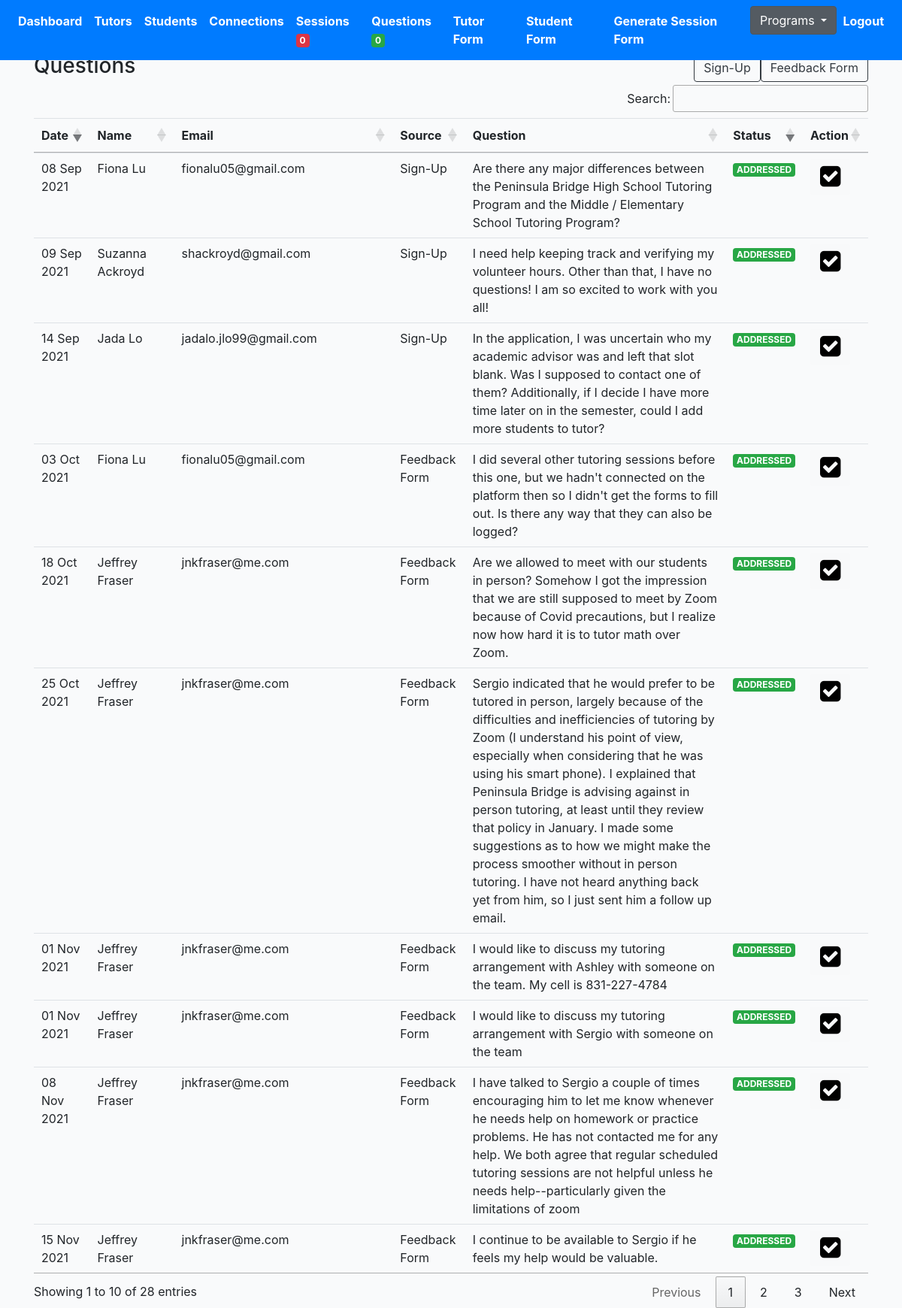
The page /tutoring/questions/ (signed in) on the database its author committed.
### profiles/models.py (models this page shows, shortened)
class Question(models.Model):
    tutor = models.ForeignKey(Profile, on_delete=models.CASCADE, related_name='tutor_question')
    question = models.TextField(null=True, blank=True, max_length=1000)
    action = models.BooleanField(default=False)
    status = models.CharField(null=True, blank=True, max_length=200, choices=QUESTION_STATUS_CHOICES)
    updated = models.DateTimeField(auto_now=True)
    created = models.DateTimeField(auto_now_add=True)
    source = models.CharField(null=True, blank=True, max_length=200)

class Profile(models.Model):
    role = models.CharField(max_length=200, choices=ROLE_CHOICES_PROFILE, null=True)
    avatar = models.ImageField(default='avatar.png', upload_to='avatars/')
    first_name = models.CharField(max_length=200, blank=True)
    last_name = models.CharField(max_length=200, blank=True)
    email = models.EmailField(max_length=200, blank=True)
    student_grade = models.CharField(null=True, blank=True, max_length=200, choices=STUDENT_GRADE_CHOICES)
    grade = models.CharField(null=True, blank=True, max_length=200, choices=GRADE_CHOICES)
    academic_advisor = models.ForeignKey(Academicadvisor, null=True, blank=True, on_delete=models.CASCADE, related_name='academic_advisor')
    academic_advisor_email = models.EmailField(max_length=200, blank=True)
    subjects = models.ManyToManyField(Subject, blank=True, related_name='subjects')
    school = models.CharField(max_length=200, blank=True)
    friends = models.ManyToManyField("self", blank=True, related_name='testfriends')
    updated = models.DateTimeField(auto_now=True)
    created = models.DateTimeField(auto_now_add=True)
    slug = models.SlugField(unique=True, blank=True)
    flag = models.BooleanField(default=False)
    parent1_first_name = models.CharField(max_length=200, blank=True)
    parent1_last_name = models.CharField(max_length=200, blank=True)
    parent1_phone = models.CharField(max_length=200, blank=True)
    parent1_email = models.EmailField(max_length=200, blank=True)
    student_capacity = models.IntegerField(null=True, blank=True)
    phone = models.CharField(max_length=200, blank=True)
    question = models.TextField(null=True, blank=True, max_length=1000)
    languages = models.ManyToManyField(Language, blank=True, related_name='subjects')
    comfortable_share_phone = models.BooleanField(default=False)
    permission_share_grade = models.BooleanField(default=False)
    optional_school_loop_profile_link = models.TextField(null=True, blank=True, max_length=500)
    optional_school_loop_username = models.TextField(null=True, blank=True, max_length=500)
    optional_school_loop_password = models.TextField(null=True, blank=True, max_length=500)
    parent_languages = models.CharField(null=True, blank=True, max_length=200, choices=LANGUAGE_CHOICES)
    age = models.IntegerField(null=True, blank=True)
    ethnic = models.CharField(null=True, blank=True, max_length=200, choices=ETHNIC_CHOICES)
    note = models.TextField(null=True, blank=True, max_length=1000)
    interest = models.ManyToManyField(Interest, blank=True, related_name='interest')
    check = models.CharField(null=True, blank=True, max_length=200, choices=YES_NO)
    status = models.CharField(null=True, blank=True, max_length=200, choices=PROFILE_STATUS, default='active')
    connect_virtual = models.BooleanField(default=False)
    __initial_first_name = None
    __initial_last_name = None
    def __init__(self, *args, **kwargs):
        super().__init__(*args, **kwargs)
        self.__initial_first_name = self.first_name
        self.__initial_last_name = self.last_name

### profiles/views.py (the view)
# urls.py: path('questions/', QuestionListView.as_view(), name='question-list-view'),
@method_decorator(login_required, name='dispatch')
@method_decorator(allowed_users(allowed_roles=['tutor', 'admin']), name='dispatch')
class QuestionListView(ListView):
    model = Question
    template_name = 'tutor/question-list.html'
    def get_queryset(self):
        qs = Question.objects.all().order_by('status').reverse()
        return qs

### cprofiles/context_processors.py (called while the page is built)
def choice_question(request):
    if(request.user.id):
        choice_unanswered_question_num = Question.objects.filter(status="UNANSWERED").count()
        choice_session_flag_num = Session.objects.filter(flag=True).count()
        return {
            'choice_unanswered_question_num' : choice_unanswered_question_num,
            'choice_session_flag_num' : choice_session_flag_num
        }
    return {}

### middleschool/context_processors.py (called while the page is built)
def middle_school_question(request):
    if(request.user.id):
        middle_school_unanswered_question_num = Question.objects.filter(status="UNANSWERED").count()
        middle_school_session_flag_num = Session.objects.filter(flag=True).count()
        return {
            'middle_school_unanswered_question_num' : middle_school_unanswered_question_num,
            'middle_school_session_flag_num' : middle_school_session_flag_num
        }
    return {}

### mprofiles/context_processors.py (called while the page is built)
def mentor_question(request):
    if(request.user.id):
        mentor_unanswered_question_num = Question.objects.filter(status="UNANSWERED").count()
        mentor_session_flag_num = Session.objects.filter(flag=True).count()
        return {
            'mentor_unanswered_question_num' : mentor_unanswered_question_num,
            'mentor_session_flag_num' : mentor_session_flag_num
        }
    return {}

### profiles/context_processors.py (called while the page is built)
def high_school_question(request):
    if(request.user.id):
        high_school_unanswered_question_num = Question.objects.filter(status="UNANSWERED").count()
        high_school_session_flag_num = Session.objects.filter(flag=True).count()
        return {
            'high_school_unanswered_question_num' : high_school_unanswered_question_num,
            'high_school_session_flag_num' : high_school_session_flag_num
        }
    return {}

### templates/tutor/question-list.html (shortened to what this page needs)
{% extends 'base.html' %}
{% load static %}
{% block stylesheet %}{% static '/css/my_invites.css' %}{% endblock %}
{% block content %}
<div class="row">
    <div class="col-auto mr-auto">
        <h3>Questions</h3>
    </div>
    <div class="col-auto">
        <div class="btn-group" role="group" aria-label="Basic example">
            <form action="{% url 'profiles:search-question' %}" method="POST">
                <button type="submit" class="btn btn-outline-dark">Sign-Up</button>
            </form>
            <form action="{% url 'profiles:search-question' %}" method="POST">
                <button type="submit" class="btn btn-outline-dark">Feedback Form</button>
            </form>
        </div>
    </div>
</div>
<div class="table-responsive-lg">
    <table id="myTable" class="table">
        <thead>
            <tr>
                <th scope="col">Date</th>
                <th scope="col">Name</th>
                <th scope="col">Email</th>
                <th scope="col">Source</th>
                <th scope="col">Question</th>
                <th scope="col">Status</th>
                <th scope="col">Action</th>
            </tr>
        </thead>
        <tbody>
            {% for obj in object_list %}
            <tr>
                <td>{{obj.created|date:"d M Y"}}</td>
                <td>{{obj.tutor.first_name}} {{obj.tutor.last_name}}</td>
                <td>{{obj.tutor.email}}</td>
                <td>{{obj.source}}</td>
                <td>{{obj.question}}</td>
                <td>
                {% if obj.status == 'ADDRESSED' %}
                <div class="status{{obj.id}}"><span class="badge badge-success">ADDRESSED</span></div>
                {% elif obj.status == 'UNANSWERED' %}
                <div class="status{{obj.id}}"><span class="badge badge-danger">UNANSWERED</span></div>
                {% endif %}
                </td>
                <td>
                    <form action="{% url 'profiles:action-question' %}" method="POST" class='like-form' id='{{obj.id}}'>
                    <button type="submit" class="like_btn btn btn-light like-btn{{obj.id}}">
                        {% if obj.action == False %}
                        <i class="fa fa-check-square fa-2x thumb{{obj.id}}" style="color:grey"></i>
                        {% else %}
                        <i class="fa fa-check-square fa-2x thumb{{obj.id}}"style="color:black"></i>
                        {% endif %}
                    </button>
                    </form>
                </td>
            </tr>
            {% endfor %}
        </tbody>
    </table>
</div>
{% endblock content %}

### core/static/css/base.css (style rules this page uses)
body { background:#FAFAFA; }

### core/static/css/my_invites.css (style rules this page uses)
body { margin-top:20px; background:#FAFAFA; }
body { background-color: #f9fafb; margin-top:0px; }

### rows shown on the page
Question: created "08 Sep 2021", tutor.first_name "Fiona", tutor.last_name "Lu", tutor.email "fionalu05@gmail.com", source "Sign-Up", question "Are there any major differences between the Peninsula Bridge High School Tutoring Program and the Middle / Elementary School Tutoring Program?"
Question: created "09 Sep 2021", tutor.first_name "Suzanna", tutor.last_name "Ackroyd", tutor.email "shackroyd@gmail.com", source "Sign-Up", question "I need help keeping track and verifying my volunteer hours. Other than that, I have no questions! I am so excited to work with you all!"
Question: created "14 Sep 2021", tutor.first_name "Jada", tutor.last_name "Lo", tutor.email "jadalo.jlo99@gmail.com", source "Sign-Up", question "In the application, I was uncertain who my academic advisor was and left that slot blank. Was I supposed to contact one of them? Additionally, if I decide I have more time later on in the semester, could I add more students to tutor?"
Question: created "03 Oct 2021", tutor.first_name "Fiona", tutor.last_name "Lu", tutor.email "fionalu05@gmail.com", source "Feedback Form", question "I did several other tutoring sessions before this one, but we hadn't connected on the platform then so I didn't get the forms to fill out. Is there any way that they can also be logged?"
Question: created "18 Oct 2021", tutor.first_name "Jeffrey", tutor.last_name "Fraser", tutor.email "jnkfraser@me.com", source "Feedback Form", question "Are we allowed to meet with our students in person? Somehow I got the impression that we are still supposed to meet by Zoom because of Covid precautions, but I realize now how hard it is to tutor math over Zoom."
Question: created "25 Oct 2021", tutor.first_name "Jeffrey", tutor.last_name "Fraser", tutor.email "jnkfraser@me.com", source "Feedback Form", question "Sergio indicated that he would prefer to be tutored in person, largely because of the difficulties and inefficiencies of tutoring by Zoom (I understand his point of view, especially when considering that he was using his smart phone). I explained that Peninsula Bridge is advising against in person tutoring, at least until they review that policy in January. I made some suggestions as to how we might make the process smoother without in person tutoring. I have not heard anything back yet from him, so I just sent him a follow up email."
Question: created "01 Nov 2021", tutor.first_name "Jeffrey", tutor.last_name "Fraser", tutor.email "jnkfraser@me.com", source "Feedback Form", question "I would like to discuss my tutoring arrangement with Ashley with someone on the team. My cell is 831-227-4784"
Question: created "01 Nov 2021", tutor.first_name "Jeffrey", tutor.last_name "Fraser", tutor.email "jnkfraser@me.com", source "Feedback Form", question "I would like to discuss my tutoring arrangement with Sergio with someone on the team"
Question: created "08 Nov 2021", tutor.first_name "Jeffrey", tutor.last_name "Fraser", tutor.email "jnkfraser@me.com", source "Feedback Form", question "I have talked to Sergio a couple of times encouraging him to let me know whenever he needs help on homework or practice problems. He has not contacted me for any help. We both agree that regular scheduled tutoring sessions are not helpful unless he needs help--particularly given the limitations of zoom"
Question: created "15 Nov 2021", tutor.first_name "Jeffrey", tutor.last_name "Fraser", tutor.email "jnkfraser@me.com", source "Feedback Form", question "I continue to be available to Sergio if he feels my help would be valuable."

### other values the page prints
{{ high_school_session_flag_num }} "0"
{{ high_school_unanswered_question_num }} "0"
